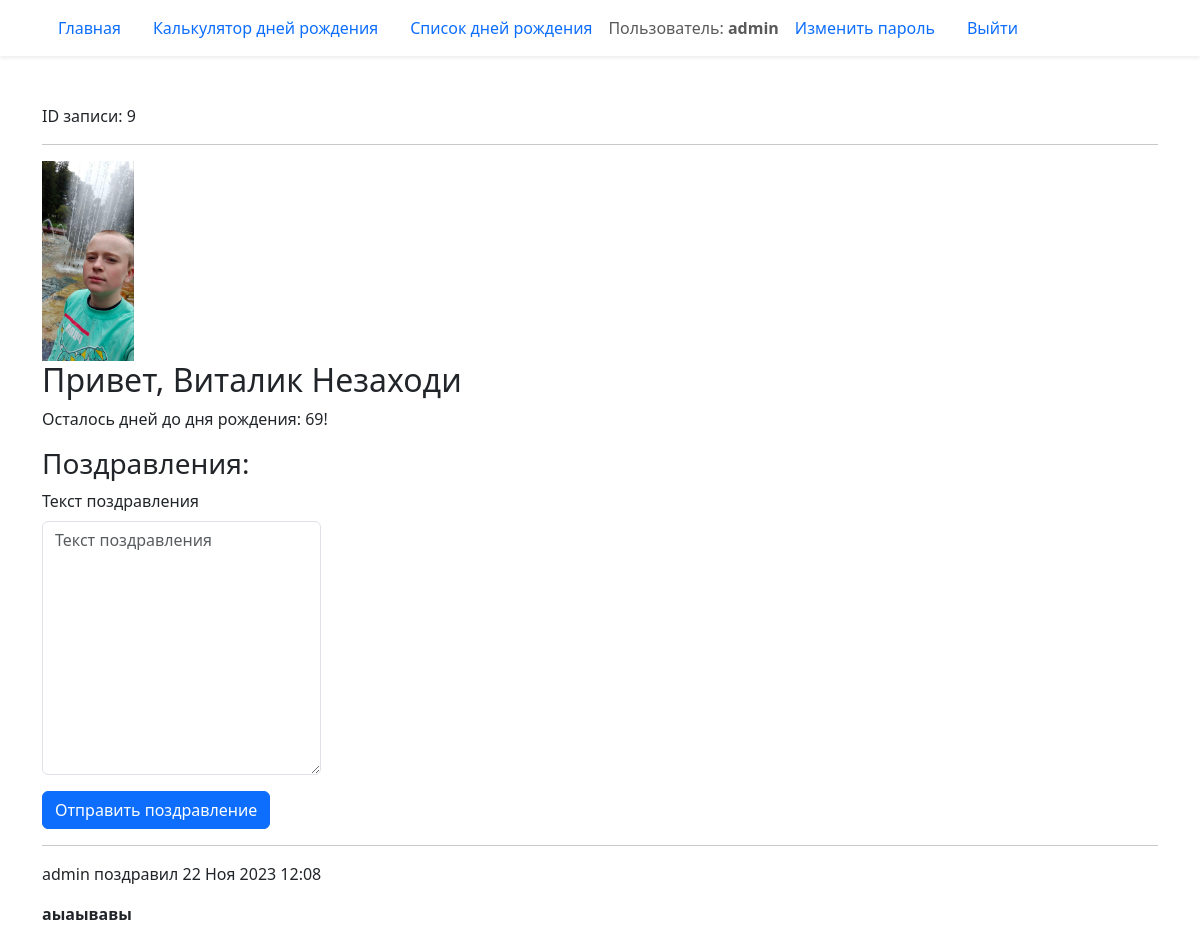
Page /birthday/9/ (signed in) on the committed database.
### birthday/models.py (models this page shows, shortened)
class Birthday(models.Model):
    first_name = models.CharField('Имя', max_length=20)
    last_name = models.CharField(
        'Фамилия',
        max_length=20,
        blank=True,
        help_text='Необязательное поле'
    )
    birthday = models.DateField('Дата рождения', validators=(real_age,))
    image = models.ImageField('Фото', upload_to='birthdays_images', blank=True)
    author = models.ForeignKey(
        User,
        verbose_name='Автор записи',
        on_delete=models.CASCADE,
        null=True
    )
    tag = models.ManyToManyField(
        Tag,
        verbose_name='Теги',
        blank=True,
        help_text='Удерживаете Ctrl для выбора нескольких вариантов'
    )
    class Meta:
        constraints = (models.UniqueConstraint(
            fields=('first_name', 'last_name', 'birthday'),
            name='Unique person constraint'
            ),
        )

class Congratulation(models.Model):
    text = models.TextField('Текст поздравления')
    birthday = models.ForeignKey(
        Birthday,
        on_delete=models.CASCADE,
        related_name='congratulations',
    )
    created_at = models.DateTimeField(auto_now_add=True)
    author = models.ForeignKey(User, on_delete=models.CASCADE)
    class Meta:
        ordering = ('created_at',)

### birthday/views.py (the view)
# urls.py: path('<int:pk>/', views.BirthdayDetailView.as_view(), name='detail'),
class BirthdayDetailView(DetailView):
    model = Birthday
    def get_context_data(self, **kwargs):
        context = super().get_context_data(**kwargs)
        context["birthday_countdown"] = calculate_birthday_countdown(
            self.object.birthday
        )
        context['form'] = CongratulationForm()
        context['congratulations'] = (
            self.object.congratulations.select_related('author')
        )
        return context

### birthday/forms.py
class CongratulationForm(forms.ModelForm):
    class Meta:
        model = Congratulation
        fields = ('text',)

### birthday/utils.py (called while the page is built)
def calculate_birthday_countdown(birthday):
    today = date.today()
    this_year_birthday = get_birthday_for_year(birthday, today.year)
    if this_year_birthday < today:
        next_birthday = get_birthday_for_year(birthday, today.year + 1)
    else:
        next_birthday = this_year_birthday
    birthday_countdown = (next_birthday - today).days
    return birthday_countdown

def get_birthday_for_year(birthday, year):
    try:
        calculate_birthday = birthday.replace(year=year)
    except ValueError:
        calculate_birthday = date(year=year, month=3, day=1)
    return calculate_birthday

### templates/birthday/birthday_detail.html (shortened to what this page needs)
{% extends "base.html" %}
{% load django_bootstrap5 %}
{% block content %}
  ID записи: {{ object.id }}
  <hr>
  {% if birthday.image %}
    <div>
      <img src="{{ birthday.image.url }}" height="200">
    </div>
  {% endif %}
  <h2>Привет, {{ object.first_name }} {{ object.last_name }}</h2>
  {% if birthday_countdown == 0 %}
    <p>С днём рождения!</p>
  {% else %}
    <p>Осталось дней до дня рождения: {{ birthday_countdown }}!</p>
  {% endif %}
  <div>
    <h3>Поздравления:</h3>
    {% if user.is_authenticated %}
      <form action="{% url 'birthday:add_comment' object.pk %}" method="post" class="col-3">
        {% bootstrap_form form %}
        {% bootstrap_button button_type="submit" content="Отправить поздравление" %}
      </form>
    {% endif %}
    {% for congratulation in congratulations %}
      <hr>
      <p>
        {{ congratulation.author.username }}
        поздравил {{ congratulation.created_at|date:"d M Y H:i" }}
      </p>
      <p><b>{{ congratulation.text }}</b></p>
    {% endfor %}
  </div>
{% endblock content %}

### templates/includes/header.html (shortened to what this page needs)
<header>
  <nav class="navbar shadow-sm">
    <div class="container">
      {% with request.resolver_match.view_name as view_name %}
        <ul class="nav nav-pills">
          <li class="nav-item">
            <a class="nav-link {% if view_name == 'pages:homepage' %} active {% endif %}"
              href="{% url 'pages:homepage' %}">
              Главная
            </a>
          </li>
          <li class="nav-item">
            <a class="nav-link {% if view_name == 'birthday:create' %} active {% endif %}"
              href="{% url 'birthday:create' %}">
              Калькулятор дней рождения
            </a>
          </li>
          <li class="nav-item">
            <a class="nav-link {% if view_name == 'birthday:list' %} active {% endif %}" href="{% url 'birthday:list' %}">
              Cписок дней рождения
            </a>
          </li>
          {% if user.is_authenticated %}
          <span class="navbar-text">Пользователь: <b>{{ user.username }}</b></span>
          <li class="nav-item">
            <a class="nav-link{% if view_name == 'password_change' %} active {% endif %}"
              href="{% url 'password_change' %}">Изменить пароль</a>
          </li>
          <li class="nav-item">
            <a class="nav-link" href="{% url 'logout' %}">Выйти</a>
          </li>
          {% endif %}
        </ul>
      {% endwith %}
    </div>
  </nav>
</header>

### rows in the picture
Birthday: id "9", image (picture), first_name "Виталик", last_name "Незаходи"
Congratulation: author.username "admin", created_at "22 Ноя 2023 12:08", text "аыаывавы"

### other values in the picture
{{ user.username }} "admin"
{{ birthday_countdown }} "69"
